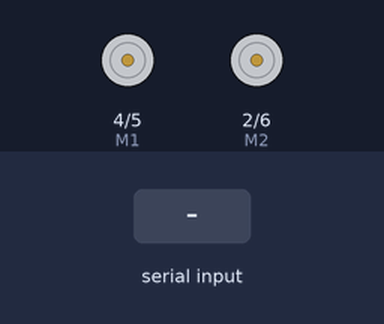
Bench run of a sketch on a simulated Arduino Uno, built with avr-gcc and run on an emulated ATmega328P. On the bench: direction and speed pins drawn as motors (green arrow = direction pin HIGH = forward, orange = LOW = backward, longer = more drive). The test bench sets the inputs (shaded band).

Above: at 1.2 s.
1.3 s: "A\n" received over the second serial link
At 2.5 s:
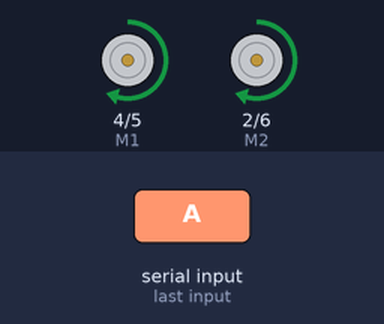
2.8 s: "G\n" received over the second serial link
At 3.8 s:
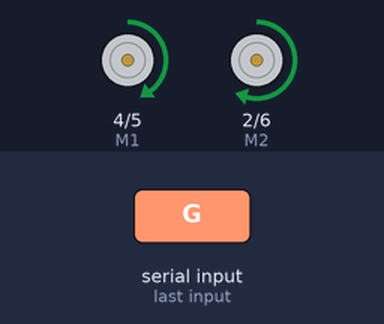
4.3 s: "D\n" received over the second serial link
At 4.9 s:
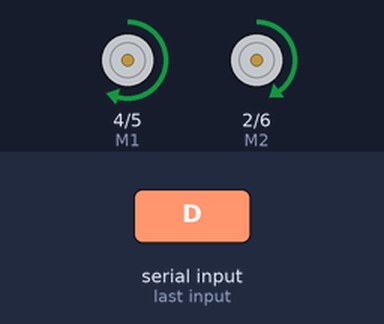
Timing chart, 0 to 7.3 s (numbered marks = the images above; inputs shaded):
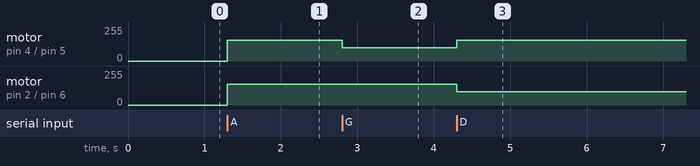

Measured:
- after the input at 1.3 s, motor on pin 4 (M1) / pin 5 (E1), motor on pin 2 (M2) / pin 6 (E2): stopped → forward 155/255 at once
- after the input at 2.8 s, motor on pin 4 (M1) / pin 5 (E1): forward 155/255 → forward 100/255 at once
- after the input at 4.3 s, motor on pin 4 (M1) / pin 5 (E1): forward 100/255 → forward 155/255 at once; motor on pin 2 (M2) / pin 6 (E2): forward 155/255 → forward 100/255 at once

The sketch:

boucle_ouverte_V3_motorisation.ino
```cpp
#include "SoftwareSerial.h"
SoftwareSerial mySerial(10, 11); // Création d'un objet pour la communication sur les broches 10 et 11
// Définition des broches utilisées pour le contrôle des moteurs
#define E1 5    // Broche de contrôle (PWM) pour la vitesse du moteur gauche
#define M1 4    // Broche de direction pour le moteur gauche
#define E2 6    // Broche de contrôle (PWM) pour la vitesse du moteur droit
#define M2 2    // Broche de direction pour le moteur droit
void setup() {
  // Initialisation de la communication série pour le SoftwareSerial et le port série principal
  mySerial.begin(9600);
  Serial.begin(9600);

  // Définition des broches des moteurs en mode sortie
  pinMode(M1, OUTPUT);
  pinMode(M2, OUTPUT);
  pinMode(E1, OUTPUT);
  pinMode(E2, OUTPUT);
}
void loop() {
  // Vérification des données disponibles sur la liaison série logicielle
  if (mySerial.available()){
  // Lecture de la commande reçue jusqu'au caractère '\n' de passage à la ligne
  String cmd = mySerial.readStringUntil('\n');
  cmd.trim(); // Supprime les espaces superflus en début et fin de chaîne
  // Exemple de traitement des commandes reçues:
  if (cmd == "A") {
      avancer(HIGH, HIGH, 155, 155); // Faire avancer les moteurs à une vitesse standard
  }
  else if (cmd == "G") {
  avancer(HIGH, HIGH, 100, 155); // Tourner à gauche: réduire la vitesse du moteur gauche}
  }
  else if (cmd == "D") {
  avancer(HIGH, HIGH, 155, 100); // Tourner à droite: réduire la vitesse du moteur droit}
  }
  else {
  avancer(LOW, LOW, 0, 0); // Arrêter les moteurs si la commande est non reconnue
  }
  }
}


// Fonction pour contrôler l'avancée des moteurs
void avancer(char G, char D, int vg, int vd) {
  digitalWrite(M1, G);  // Appliquer l'état de direction sur le moteur gauche
  digitalWrite(M2, D);  // Appliquer l'état de direction sur le moteur droit
  analogWrite(E1, vg);  // Régler la vitesse du moteur gauche
  analogWrite(E2, vd);  // Régler la vitesse du moteur droit
} 
```
